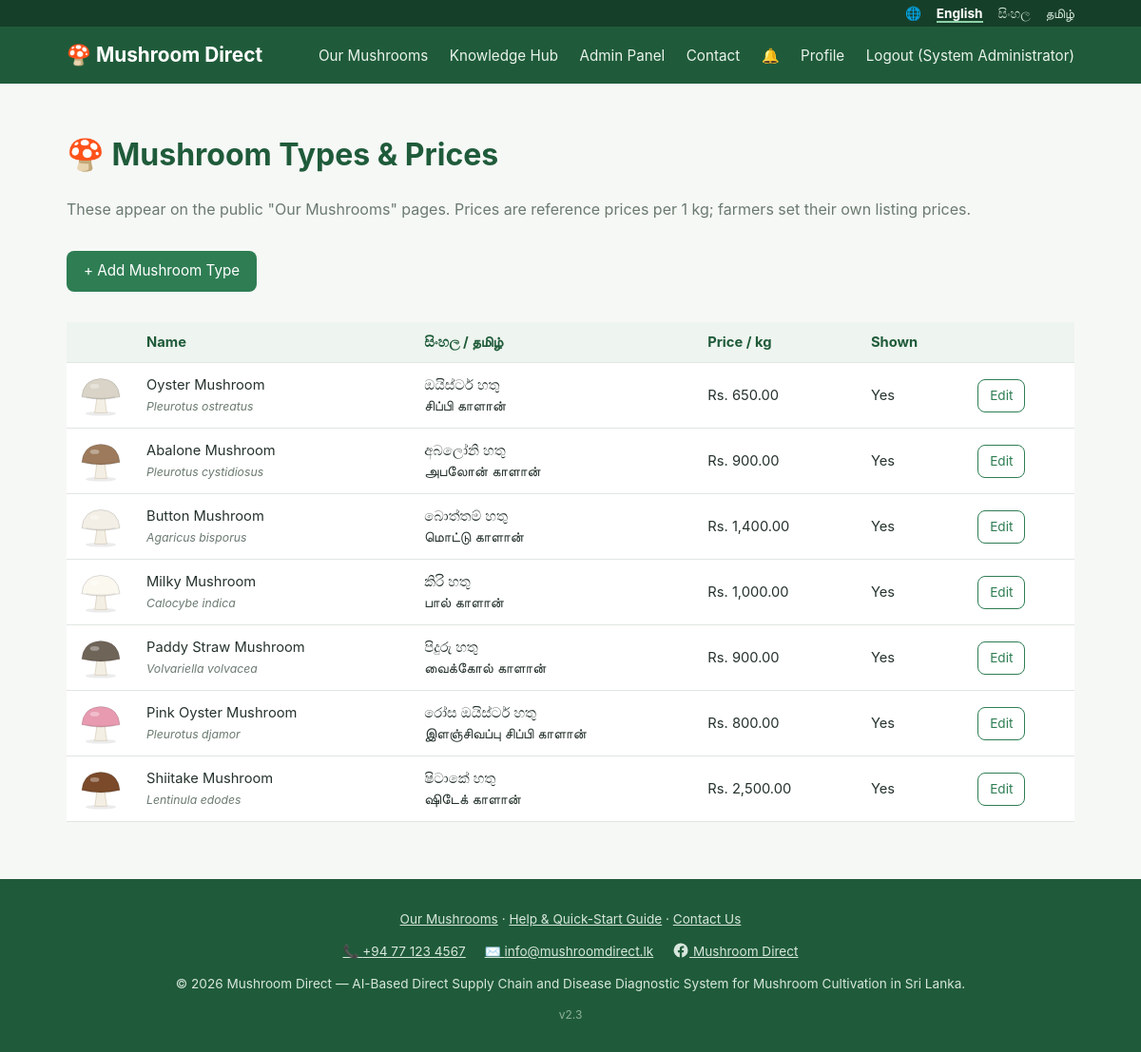
Screenshot of /admin/mushroom_types.php (signed in) with the database file from the repository.
### tables this page shows
CREATE TABLE mushroom_types (
  id INT AUTO_INCREMENT PRIMARY KEY,
  name VARCHAR(100) NOT NULL,
  name_si VARCHAR(150) NULL,
  name_ta VARCHAR(150) NULL,
  scientific_name VARCHAR(100) NULL,
  description TEXT,
  description_si TEXT,
  description_ta TEXT,
  growing_info TEXT,
  growing_info_si TEXT,
  growing_info_ta TEXT,
  uses TEXT,
  uses_si TEXT,
  uses_ta TEXT,
  price_per_kg DECIMAL(10,2) NOT NULL,
  color VARCHAR(7) NOT NULL DEFAULT '#c9b79c' COMMENT 'Cap colour for the built-in illustration',
  image VARCHAR(255) NULL,
  is_active TINYINT(1) NOT NULL DEFAULT 1,
  sort_order INT NOT NULL DEFAULT 0
);

### admin/mushroom_types.php (the view, shortened to what this page needs)
<?php
require_once __DIR__ . '/../includes/bootstrap.php';
$editing = null;
$types = $pdo->query('SELECT * FROM mushroom_types ORDER BY sort_order, name')->fetchAll();
include __DIR__ . '/../includes/header.php';
?>
<h1>🍄 Mushroom Types &amp; Prices</h1>
<p class="muted">These appear on the public "Our Mushrooms" pages. Prices are reference prices per 1 kg; farmers set their own listing prices.</p>
<?php if ($editing !== null): ?>
  <div class="card">
    <h2 class="mt-0"><?= $editing['id'] ? 'Edit: ' . e($editing['name']) : 'Add Mushroom Type' ?></h2>
    <form class="stacked" method="post" enctype="multipart/form-data">
      <?= csrf_field() ?>
      <input type="hidden" name="id" value="<?= (int) $editing['id'] ?>">
      <div class="form-row">
        <div><label>Name (English)</label><input type="text" name="name" value="<?= e($editing['name']) ?>" required></div>
        <div><label>Name (සිංහල)</label><input type="text" name="name_si" value="<?= e($editing['name_si']) ?>"></div>
        <div><label>Name (தமிழ்)</label><input type="text" name="name_ta" value="<?= e($editing['name_ta']) ?>"></div>
      </div>
      <div class="form-row">
        <div><label>Scientific name</label><input type="text" name="scientific_name" value="<?= e($editing['scientific_name']) ?>"></div>
        <div><label>Price per 1 kg (Rs.)</label><input type="number" step="0.01" min="1" name="price_per_kg" value="<?= e($editing['price_per_kg']) ?>" required></div>
        <div><label>Display order</label><input type="number" name="sort_order" value="<?= (int) $editing['sort_order'] ?>"></div>
      </div>
      <?php foreach (['description' => 'Description', 'growing_info' => 'How it is grown', 'uses' => 'Uses in cooking'] as $f => $label): ?>
        <div class="form-row">
          <div><label><?= $label ?> (English)</label><textarea name="<?= $f ?>"><?= e($editing[$f]) ?></textarea></div>
          <div><label><?= $label ?> (සිංහල)</label><textarea name="<?= $f ?>_si"><?= e($editing[$f . '_si']) ?></textarea></div>
          <div><label><?= $label ?> (தமிழ்)</label><textarea name="<?= $f ?>_ta"><?= e($editing[$f . '_ta']) ?></textarea></div>
        </div>
      <?php endforeach; ?>
      <div class="form-row">
        <div><label>Photo (optional - replaces the drawing)</label><input type="file" name="image" accept="image/*"></div>
        <div><label>Drawing colour</label><input type="color" name="color" value="<?= e($editing['color']) ?>"></div>
        <div><label><input type="checkbox" name="is_active" value="1" <?= $editing['is_active'] ? 'checked' : '' ?>> Show on website</label></div>
      </div>
      <div>
        <button type="submit" class="btn">Save</button>
        <a href="<?= BASE_URL ?>/admin/mushroom_types.php" class="btn btn-outline">Cancel</a>
      </div>
    </form>
  </div>
<?php else: ?>
  <a href="?new=1" class="btn" style="margin-bottom:16px;">+ Add Mushroom Type</a>
<?php endif; ?>
<table class="data-table" style="margin-top:16px;">
  <tr><th></th><th>Name</th><th>සිංහල / தமிழ்</th><th>Price / kg</th><th>Shown</th><th></th></tr>
  <?php foreach ($types as $m): ?>
    <tr>
      <td style="width:60px;"><div style="width:48px; height:48px; overflow:hidden; border-radius:6px;"><?= mushroom_picture($m, 48) ?></div></td>
      <td><?= e($m['name']) ?><br><small class="muted"><em><?= e($m['scientific_name']) ?></em></small></td>
      <td><?= e($m['name_si']) ?><br><?= e($m['name_ta']) ?></td>
      <td><?= format_money($m['price_per_kg']) ?></td>
      <td><?= $m['is_active'] ? 'Yes' : 'No' ?></td>
      <td><a href="?id=<?= (int) $m['id'] ?>" class="btn btn-small btn-outline">Edit</a></td>
    </tr>
  <?php endforeach; ?>
</table>
<?php include __DIR__ . '/../includes/footer.php'; ?>

### includes/functions.php (shortened to what this page needs)
<?php
function e($value) {
    return htmlspecialchars((string) $value, ENT_QUOTES, 'UTF-8');
}
function format_money($amount) {
    return 'Rs. ' . number_format((float) $amount, 2);
}
function current_lang() {
    static $lang = null;
    if ($lang === null) {
        $lang = $_SESSION['lang'] ?? ($_COOKIE['lang'] ?? 'en');
    }
    return $lang;
}
function set_lang_from_request() {
    $lang = $_GET['lang'] ?? null;
}
function t($key, array $vars = []) {
    static $strings = [];
    $lang = current_lang();
    if (!isset($strings[$lang])) {
        $strings['en'] = $strings['en'] ?? require __DIR__ . '/../lang/en.php';
        $strings[$lang] = $lang === 'en' ? $strings['en'] : require __DIR__ . '/../lang/' . $lang . '.php';
    }
    $text = $strings[$lang][$key] ?? ($strings['en'][$key] ?? $key);
    return $text;
}
function tr_field($row, $field) {
    $lang = current_lang();
    return $row[$field] ?? '';
}
function mushroom_picture($type, $size = 150) {
    $cap = preg_match('/^#[0-9a-f]{6}$/i', $type['color'] ?? '') ? $type['color'] : '#c9b79c';
    return '<svg width="' . (int) $size . '" height="' . (int) $size . '" viewBox="0 0 120 120" role="img" aria-label="' . e(tr_field($type, 'name')) . '">'
        . '<ellipse cx="60" cy="108" rx="40" ry="6" fill="#000" opacity=".08"/>'
        . '<path d="M50 62 Q47 92 44 106 L76 106 Q73 92 70 62 Z" fill="#f4efe4" stroke="#d8cfbd" stroke-width="2"/>'
        . '<path d="M10 64 Q14 18 60 16 Q106 18 110 64 Q60 76 10 64 Z" fill="' . $cap . '" stroke="rgba(0,0,0,.18)" stroke-width="2"/>'
        . '<path d="M22 64 Q60 72 98 64" stroke="rgba(0,0,0,.12)" stroke-width="2" fill="none"/>'
        . '<ellipse cx="44" cy="36" rx="12" ry="6" fill="#fff" opacity=".35"/>'
        . '</svg>';
}

### assets/css/style.css (style rules this page uses)
:root { --green: #2e7d53; --green-dark: #1f5b3a; --navy: #1f4e5f; --bg: #f6f8f6; --card: #ffffff; --text: #26332c; --muted: #6b7a70; --border: #e0e6e1; --danger: #c0392b; --radius: 10px; }
* { box-sizing: border-box; }
body { margin: 0; font-family: -apple-system, "Segoe UI", Roboto, Arial, sans-serif; background: var(--bg); color: var(--text); line-height: 1.5; }
h1, h2, h3 { color: var(--green-dark); }
.btn { display: inline-block; background: var(--green); color: #fff; border: none; padding: 10px 18px; border-radius: 8px; font-size: 0.95rem; cursor: pointer; text-decoration: none; margin-top: 16px; }
.btn-small { padding: 6px 12px; font-size: 0.85rem; margin-top: 0; }
.btn-outline { background: transparent; border: 1px solid var(--green); color: var(--green); }
table.data-table { width: 100%; border-collapse: collapse; background: var(--card); }
table.data-table th, table.data-table td { padding: 10px 12px; text-align: left; border-bottom: 1px solid var(--border); font-size: 0.92rem; }
table.data-table th { background: #eef4ef; color: var(--green-dark); }
.muted { color: var(--muted); }

### rows the page displays
mushroom_types: name "Oyster Mushroom", scientific_name "Pleurotus ostreatus", name_si "ඔයිස්ටර් හතු", name_ta "சிப்பி காளான்", price_per_kg "Rs. 650.00", is_active "Yes"
mushroom_types: name "Abalone Mushroom", scientific_name "Pleurotus cystidiosus", name_si "අබලෝනි හතු", name_ta "அபலோன் காளான்", price_per_kg "Rs. 900.00", is_active "Yes"
mushroom_types: name "Button Mushroom", scientific_name "Agaricus bisporus", name_si "බොත්තම් හතු", name_ta "மொட்டு காளான்", price_per_kg "Rs. 1,400.00", is_active "Yes"
mushroom_types: name "Milky Mushroom", scientific_name "Calocybe indica", name_si "කිරි හතු", name_ta "பால் காளான்", price_per_kg "Rs. 1,000.00", is_active "Yes"
mushroom_types: name "Paddy Straw Mushroom", scientific_name "Volvariella volvacea", name_si "පිදුරු හතු", name_ta "வைக்கோல் காளான்", price_per_kg "Rs. 900.00", is_active "Yes"
mushroom_types: name "Pink Oyster Mushroom", scientific_name "Pleurotus djamor", name_si "රෝස ඔයිස්ටර් හතු", name_ta "இளஞ்சிவப்பு சிப்பி காளான்", price_per_kg "Rs. 800.00", is_active "Yes"
mushroom_types: name "Shiitake Mushroom", scientific_name "Lentinula edodes", name_si "ෂිටාකේ හතු", name_ta "ஷிடேக் காளான்", price_per_kg "Rs. 2,500.00", is_active "Yes"

### other values shown
$label "English"
$label "සිංහල"
$label "தமிழ்"
te('app.name') "Mushroom Direct"
te('nav.mushrooms') "Our Mushrooms"
te('nav.knowledge') "Knowledge Hub"
te('nav.admin') "Admin Panel"
te('nav.contact') "Contact"
te('nav.profile') "Profile"
te('nav.logout') "Logout"
$user['full_name'] "System Administrator"
te('footer.help') "Help & Quick-Start Guide"
te('contact.title') "Contact Us"
CONTACT_PHONE "+94 77 123 4567"
CONTACT_EMAIL "info@mushroomdirect.lk"
